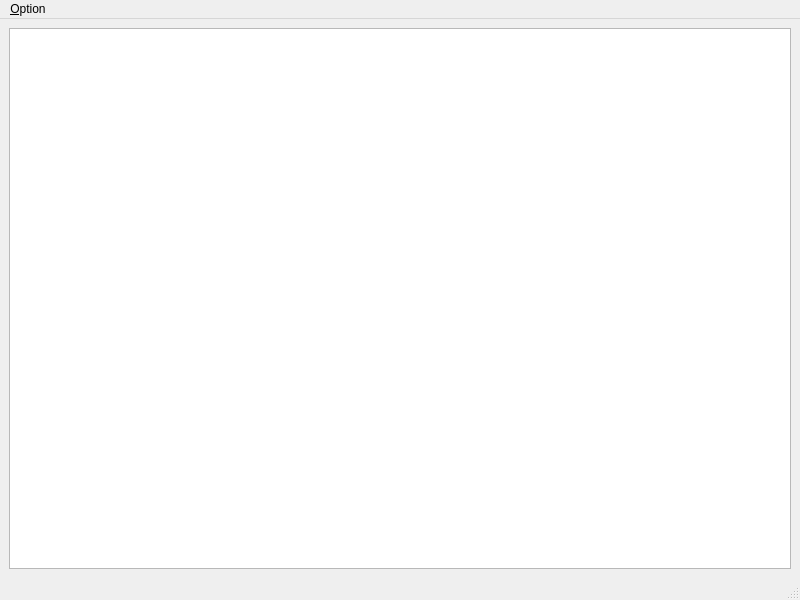
<?xml version="1.0" encoding="UTF-8"?>
<ui version="4.0">
 <class>MainWindow</class>
 <widget class="QMainWindow" name="MainWindow">
  <property name="geometry">
   <rect>
    <x>0</x>
    <y>0</y>
    <width>800</width>
    <height>600</height>
   </rect>
  </property>
  <property name="windowTitle">
   <string>Survival DNN</string>
  </property>
  <widget class="QWidget" name="centralwidget">
   <layout class="QHBoxLayout" name="horizontalLayout">
    <item>
     <widget class="QPlainTextEdit" name="plainTextEdit">
      <property name="enabled">
       <bool>true</bool>
      </property>
      <property name="readOnly">
       <bool>true</bool>
      </property>
     </widget>
    </item>
   </layout>
  </widget>
  <widget class="QMenuBar" name="menubar">
   <property name="geometry">
    <rect>
     <x>0</x>
     <y>0</y>
     <width>800</width>
     <height>25</height>
    </rect>
   </property>
   <widget class="QMenu" name="menuOption">
    <property name="tearOffEnabled">
     <bool>false</bool>
    </property>
    <property name="title">
     <string>&amp;Option</string>
    </property>
    <addaction name="actionExit"/>
   </widget>
   <addaction name="menuOption"/>
  </widget>
  <widget class="QStatusBar" name="statusbar"/>
  <action name="actionExit">
   <property name="text">
    <string>Exit</string>
   </property>
   <property name="statusTip">
    <string>Exit application</string>
   </property>
   <property name="shortcut">
    <string>Esc</string>
   </property>
  </action>
 </widget>
 <resources/>
 <connections/>
</ui>
